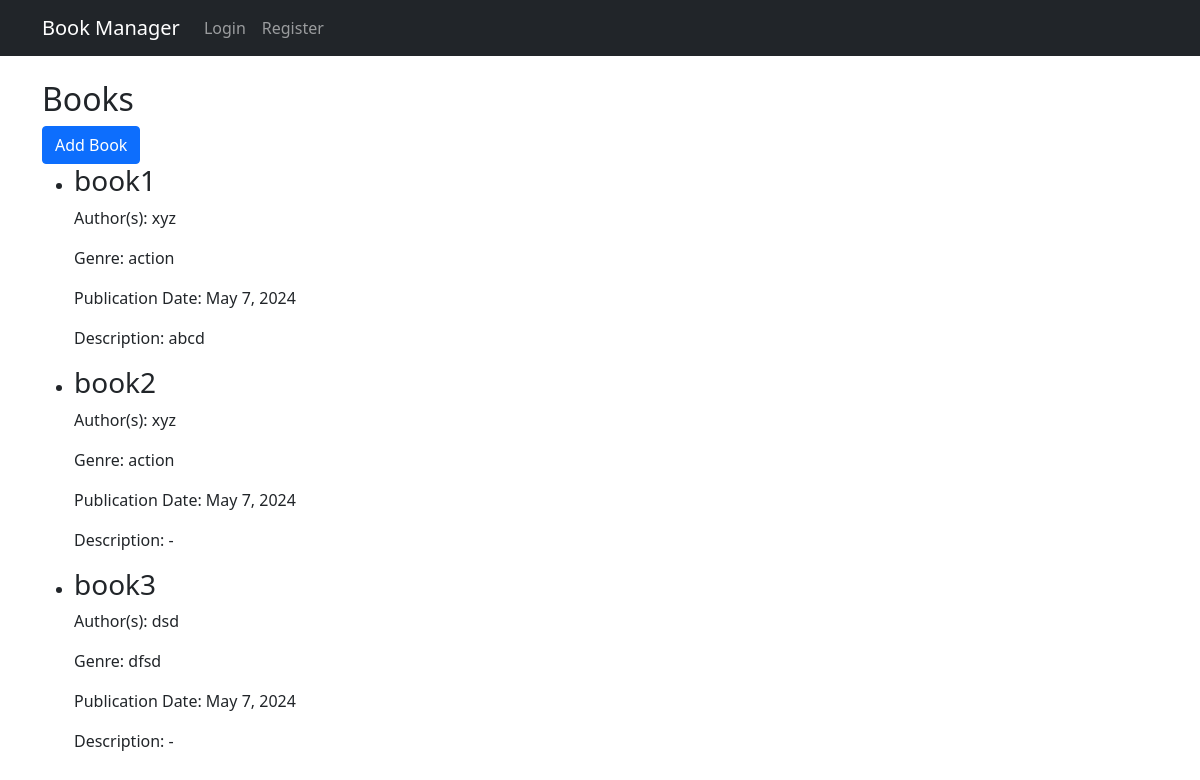
The page /books/ on the database its author committed.
### books/models.py (models this page shows, shortened)
class Book(models.Model):
    title = models.CharField(max_length=200)
    authors = models.CharField(max_length=200)
    genre = models.CharField(max_length=100)
    publication_date = models.DateField()
    description = models.TextField(blank=True, null=True)

### books/views.py (the view)
# urls.py: path('books/', views.BookListView.as_view(), name='book_list'),
class BookListView(generic.ListView):
    model = Book
    template_name = 'registration/book_list.html'
    context_object_name = 'book_list'

### books/templates/registration/book_list.html
{% extends 'base.html' %}
{% block content %}
<h2>Books</h2>
<a href="{% url 'add_book' %}" class="btn btn-primary">Add Book</a>
<ul>
    {% for book in book_list %}
    <li>
        <h3>{{ book.title }}</h3>
        <p>Author(s): {{ book.authors }}</p>
        <p>Genre: {{ book.genre }}</p>
        <p>Publication Date: {{ book.publication_date }}</p>
        <p>Description: {{ book.description|default:"-" }}</p>
    </li>
    {% endfor %}
</ul>
{% endblock %}

### books/templates/base.html (shortened to what this page needs)
<!DOCTYPE html>
<html lang="en">
<head>
    <link rel="stylesheet" href="https://cdn.jsdelivr.net/npm/bootstrap@5.1.3/dist/css/bootstrap.min.css">
</head>
<body>
    <nav class="navbar navbar-expand-lg navbar-dark bg-dark">
        <div class="container">
            <a class="navbar-brand" href="{% url 'index' %}">Book Manager</a>
            <div class="collapse navbar-collapse" id="navbarNav">
                <ul class="navbar-nav">
                    {% if user.is_authenticated %}
                    <li class="nav-item">
                        <a class="nav-link" href="{% url 'book_list' %}">Books</a>
                    </li>
                    <li class="nav-item">
                        <a class="nav-link" href="{% url 'reading_list_list' %}">Reading Lists</a>
                    </li>
                    <li class="nav-item">
                        <a class="nav-link" href="{% url 'logout' %}">Logout</a>
                    </li>
                    {% else %}
                    <li class="nav-item">
                        <a class="nav-link" href="{% url 'login' %}">Login</a>
                    </li>
                    <li class="nav-item">
                        <a class="nav-link" href="{% url 'register' %}">Register</a>
                    </li>
                    {% endif %}
                </ul>
            </div>
        </div>
    </nav>
    <div class="container my-4">
        {% block content %}{% endblock %}
    </div>
</body>
</html>

### rows shown on the page
Book: title "book1", authors "xyz", genre "action", publication_date "May 7, 2024", description "abcd"
Book: title "book2", authors "xyz", genre "action", publication_date "May 7, 2024", description "-"
Book: title "book3", authors "dsd", genre "dfsd", publication_date "May 7, 2024", description "-"
